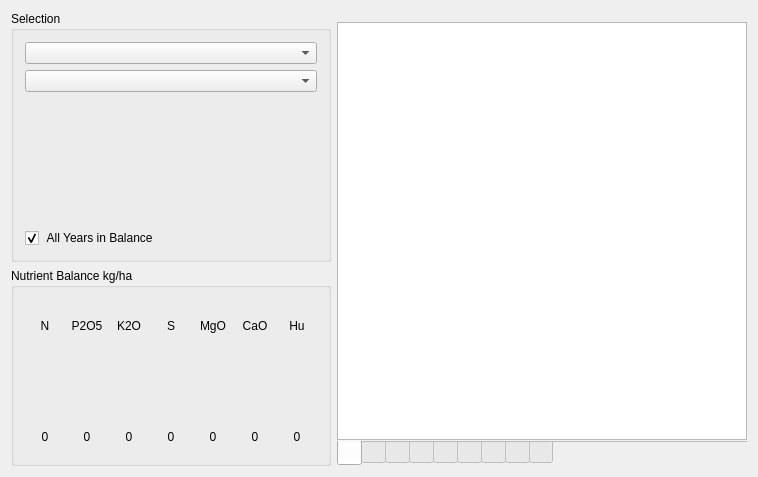
<?xml version="1.0" encoding="UTF-8"?>
<ui version="4.0">
 <class>FieldViewWidgetClass</class>
 <widget class="QWidget" name="FieldViewWidgetClass">
  <property name="geometry">
   <rect>
    <x>0</x>
    <y>0</y>
    <width>758</width>
    <height>477</height>
   </rect>
  </property>
  <property name="windowTitle">
   <string notr="true">FieldViewWidget</string>
  </property>
  <layout class="QGridLayout" name="gridLayout">
   <item row="0" column="0">
    <widget class="QGroupBox" name="groupBox_2">
     <property name="sizePolicy">
      <sizepolicy hsizetype="Fixed" vsizetype="Preferred">
       <horstretch>0</horstretch>
       <verstretch>0</verstretch>
      </sizepolicy>
     </property>
     <property name="minimumSize">
      <size>
       <width>320</width>
       <height>0</height>
      </size>
     </property>
     <property name="maximumSize">
      <size>
       <width>320</width>
       <height>16777215</height>
      </size>
     </property>
     <property name="title">
      <string>Selection</string>
     </property>
     <property name="flat">
      <bool>true</bool>
     </property>
     <layout class="QFormLayout" name="formLayout">
      <property name="fieldGrowthPolicy">
       <enum>QFormLayout::ExpandingFieldsGrow</enum>
      </property>
      <item row="1" column="0" colspan="2">
       <widget class="QComboBox" name="comboBoxYear">
        <property name="toolTip">
         <string>Year of harvest</string>
        </property>
       </widget>
      </item>
      <item row="2" column="0" colspan="2">
       <widget class="Label" name="lineEditCrop">
        <property name="minimumSize">
         <size>
          <width>0</width>
          <height>20</height>
         </size>
        </property>
        <property name="toolTip">
         <string>Production</string>
        </property>
        <property name="text">
         <string/>
        </property>
       </widget>
      </item>
      <item row="3" column="0" colspan="2">
       <widget class="Label" name="lineEditTyp">
        <property name="minimumSize">
         <size>
          <width>0</width>
          <height>20</height>
         </size>
        </property>
        <property name="toolTip">
         <string>Field use</string>
        </property>
        <property name="text">
         <string/>
        </property>
       </widget>
      </item>
      <item row="4" column="0" colspan="2">
       <widget class="Label" name="lineEditSize">
        <property name="minimumSize">
         <size>
          <width>0</width>
          <height>20</height>
         </size>
        </property>
        <property name="toolTip">
         <string>Size</string>
        </property>
        <property name="text">
         <string/>
        </property>
       </widget>
      </item>
      <item row="5" column="0" colspan="2">
       <widget class="Label" name="lineEditLot">
        <property name="minimumSize">
         <size>
          <width>0</width>
          <height>20</height>
         </size>
        </property>
        <property name="toolTip">
         <string>Lots</string>
        </property>
        <property name="text">
         <string/>
        </property>
       </widget>
      </item>
      <item row="6" column="0" colspan="2">
       <widget class="Label" name="labelEnvPrg">
        <property name="minimumSize">
         <size>
          <width>0</width>
          <height>20</height>
         </size>
        </property>
        <property name="toolTip">
         <string>Environmental programs</string>
        </property>
        <property name="text">
         <string/>
        </property>
       </widget>
      </item>
      <item row="7" column="0" colspan="2">
       <widget class="QCheckBox" name="cBFertBalanceYears">
        <property name="toolTip">
         <string>Include all harvest years in nutrient balance calculation</string>
        </property>
        <property name="text">
         <string> All Years in Balance</string>
        </property>
        <property name="checked">
         <bool>true</bool>
        </property>
       </widget>
      </item>
      <item row="0" column="0" colspan="2">
       <widget class="QComboBox" name="comboBoxFild">
        <property name="toolTip">
         <string>Field</string>
        </property>
        <property name="maxVisibleItems">
         <number>15</number>
        </property>
       </widget>
      </item>
     </layout>
    </widget>
   </item>
   <item row="0" column="1" rowspan="2">
    <widget class="QTabWidget" name="tabWidget">
     <property name="tabPosition">
      <enum>QTabWidget::South</enum>
     </property>
     <property name="currentIndex">
      <number>0</number>
     </property>
     <property name="iconSize">
      <size>
       <width>24</width>
       <height>24</height>
      </size>
     </property>
     <property name="documentMode">
      <bool>true</bool>
     </property>
     <property name="movable">
      <bool>true</bool>
     </property>
     <widget class="QWidget" name="tabSoil">
      <attribute name="icon">
       <iconset resource="res/res.qrc">
        <normaloff>:/pic/soilfield.png</normaloff>:/pic/soilfield.png</iconset>
      </attribute>
      <attribute name="title">
       <string/>
      </attribute>
      <attribute name="toolTip">
       <string>Tillage</string>
      </attribute>
      <layout class="QVBoxLayout" name="verticalLayout_5">
       <property name="leftMargin">
        <number>0</number>
       </property>
       <property name="rightMargin">
        <number>0</number>
       </property>
       <property name="bottomMargin">
        <number>0</number>
       </property>
       <item>
        <widget class="QTableView" name="tableViewSoil">
         <property name="editTriggers">
          <set>QAbstractItemView::NoEditTriggers</set>
         </property>
         <property name="selectionMode">
          <enum>QAbstractItemView::SingleSelection</enum>
         </property>
         <property name="selectionBehavior">
          <enum>QAbstractItemView::SelectRows</enum>
         </property>
         <property name="wordWrap">
          <bool>false</bool>
         </property>
        </widget>
       </item>
      </layout>
     </widget>
     <widget class="QWidget" name="tabMedw">
      <attribute name="icon">
       <iconset resource="res/res.qrc">
        <normaloff>:/pic/meadow.png</normaloff>:/pic/meadow.png</iconset>
      </attribute>
      <attribute name="title">
       <string/>
      </attribute>
      <attribute name="toolTip">
       <string>Grassland Action</string>
      </attribute>
      <layout class="QVBoxLayout" name="verticalLayout_8">
       <property name="leftMargin">
        <number>0</number>
       </property>
       <property name="rightMargin">
        <number>0</number>
       </property>
       <property name="bottomMargin">
        <number>0</number>
       </property>
       <item>
        <widget class="QTableView" name="tableViewMedw">
         <property name="editTriggers">
          <set>QAbstractItemView::NoEditTriggers</set>
         </property>
         <property name="selectionMode">
          <enum>QAbstractItemView::SingleSelection</enum>
         </property>
         <property name="selectionBehavior">
          <enum>QAbstractItemView::SelectRows</enum>
         </property>
         <property name="wordWrap">
          <bool>false</bool>
         </property>
        </widget>
       </item>
      </layout>
     </widget>
     <widget class="QWidget" name="tabDril">
      <attribute name="icon">
       <iconset resource="res/res.qrc">
        <normaloff>:/pic/crop.png</normaloff>:/pic/crop.png</iconset>
      </attribute>
      <attribute name="title">
       <string/>
      </attribute>
      <attribute name="toolTip">
       <string>Drilling&amp;Planting</string>
      </attribute>
      <layout class="QVBoxLayout" name="verticalLayout_3">
       <property name="leftMargin">
        <number>0</number>
       </property>
       <property name="rightMargin">
        <number>0</number>
       </property>
       <property name="bottomMargin">
        <number>0</number>
       </property>
       <item>
        <widget class="QTableView" name="tableViewDril">
         <property name="editTriggers">
          <set>QAbstractItemView::NoEditTriggers</set>
         </property>
         <property name="selectionMode">
          <enum>QAbstractItemView::SingleSelection</enum>
         </property>
         <property name="selectionBehavior">
          <enum>QAbstractItemView::SelectRows</enum>
         </property>
         <property name="wordWrap">
          <bool>false</bool>
         </property>
        </widget>
       </item>
      </layout>
     </widget>
     <widget class="QWidget" name="tabFert">
      <attribute name="icon">
       <iconset resource="res/res.qrc">
        <normaloff>:/pic/fert.png</normaloff>:/pic/fert.png</iconset>
      </attribute>
      <attribute name="title">
       <string/>
      </attribute>
      <attribute name="toolTip">
       <string>Fertilising</string>
      </attribute>
      <layout class="QVBoxLayout" name="verticalLayout_6">
       <property name="leftMargin">
        <number>0</number>
       </property>
       <property name="rightMargin">
        <number>0</number>
       </property>
       <property name="bottomMargin">
        <number>0</number>
       </property>
       <item>
        <widget class="QTableView" name="tableViewFert">
         <property name="editTriggers">
          <set>QAbstractItemView::NoEditTriggers</set>
         </property>
         <property name="selectionMode">
          <enum>QAbstractItemView::SingleSelection</enum>
         </property>
         <property name="selectionBehavior">
          <enum>QAbstractItemView::SelectRows</enum>
         </property>
         <property name="wordWrap">
          <bool>false</bool>
         </property>
        </widget>
       </item>
      </layout>
     </widget>
     <widget class="QWidget" name="tabPltr">
      <attribute name="icon">
       <iconset resource="res/res.qrc">
        <normaloff>:/pic/pltr.png</normaloff>:/pic/pltr.png</iconset>
      </attribute>
      <attribute name="title">
       <string/>
      </attribute>
      <attribute name="toolTip">
       <string>Plant Treatment</string>
      </attribute>
      <layout class="QVBoxLayout" name="verticalLayout_7">
       <property name="leftMargin">
        <number>0</number>
       </property>
       <property name="rightMargin">
        <number>0</number>
       </property>
       <property name="bottomMargin">
        <number>0</number>
       </property>
       <item>
        <widget class="QTableView" name="tableViewPltr">
         <property name="editTriggers">
          <set>QAbstractItemView::NoEditTriggers</set>
         </property>
         <property name="selectionMode">
          <enum>QAbstractItemView::SingleSelection</enum>
         </property>
         <property name="selectionBehavior">
          <enum>QAbstractItemView::SelectRows</enum>
         </property>
         <property name="wordWrap">
          <bool>false</bool>
         </property>
        </widget>
       </item>
      </layout>
     </widget>
     <widget class="QWidget" name="tabHarv">
      <attribute name="icon">
       <iconset resource="res/res.qrc">
        <normaloff>:/pic/cut.png</normaloff>:/pic/cut.png</iconset>
      </attribute>
      <attribute name="title">
       <string/>
      </attribute>
      <attribute name="toolTip">
       <string>Harvest</string>
      </attribute>
      <layout class="QVBoxLayout" name="verticalLayout_4">
       <property name="leftMargin">
        <number>0</number>
       </property>
       <property name="rightMargin">
        <number>0</number>
       </property>
       <property name="bottomMargin">
        <number>0</number>
       </property>
       <item>
        <widget class="QTableView" name="tableViewHarv">
         <property name="editTriggers">
          <set>QAbstractItemView::NoEditTriggers</set>
         </property>
         <property name="selectionMode">
          <enum>QAbstractItemView::SingleSelection</enum>
         </property>
         <property name="selectionBehavior">
          <enum>QAbstractItemView::SelectRows</enum>
         </property>
         <property name="wordWrap">
          <bool>false</bool>
         </property>
        </widget>
       </item>
      </layout>
     </widget>
     <widget class="QWidget" name="tabAnim">
      <attribute name="icon">
       <iconset resource="res/res.qrc">
        <normaloff>:/pic/cow.png</normaloff>:/pic/cow.png</iconset>
      </attribute>
      <attribute name="title">
       <string/>
      </attribute>
      <attribute name="toolTip">
       <string>Animal Action</string>
      </attribute>
      <layout class="QVBoxLayout" name="verticalLayout_9">
       <property name="leftMargin">
        <number>0</number>
       </property>
       <property name="rightMargin">
        <number>0</number>
       </property>
       <property name="bottomMargin">
        <number>0</number>
       </property>
       <item>
        <widget class="QTableView" name="tableViewAnim">
         <property name="editTriggers">
          <set>QAbstractItemView::NoEditTriggers</set>
         </property>
         <property name="selectionMode">
          <enum>QAbstractItemView::SingleSelection</enum>
         </property>
         <property name="selectionBehavior">
          <enum>QAbstractItemView::SelectRows</enum>
         </property>
         <property name="wordWrap">
          <bool>false</bool>
         </property>
        </widget>
       </item>
      </layout>
     </widget>
     <widget class="QWidget" name="tabSoilTest">
      <attribute name="icon">
       <iconset resource="res/res.qrc">
        <normaloff>:/pic/soiltesting22.png</normaloff>:/pic/soiltesting22.png</iconset>
      </attribute>
      <attribute name="title">
       <string notr="true"/>
      </attribute>
      <attribute name="toolTip">
       <string>Soil Sample</string>
      </attribute>
      <layout class="QVBoxLayout" name="verticalLayout_2">
       <property name="leftMargin">
        <number>0</number>
       </property>
       <property name="rightMargin">
        <number>0</number>
       </property>
       <property name="bottomMargin">
        <number>0</number>
       </property>
       <item>
        <widget class="QTableView" name="tableViewSoilTest">
         <property name="editTriggers">
          <set>QAbstractItemView::NoEditTriggers</set>
         </property>
         <property name="selectionMode">
          <enum>QAbstractItemView::SingleSelection</enum>
         </property>
         <property name="selectionBehavior">
          <enum>QAbstractItemView::SelectRows</enum>
         </property>
         <property name="wordWrap">
          <bool>false</bool>
         </property>
        </widget>
       </item>
      </layout>
     </widget>
     <widget class="QWidget" name="tabMisc">
      <attribute name="icon">
       <iconset resource="res/res.qrc">
        <normaloff>:/pic/comment.png</normaloff>:/pic/comment.png</iconset>
      </attribute>
      <attribute name="title">
       <string/>
      </attribute>
      <attribute name="toolTip">
       <string>Misc. Action</string>
      </attribute>
      <layout class="QVBoxLayout" name="verticalLayout_10">
       <property name="leftMargin">
        <number>0</number>
       </property>
       <property name="rightMargin">
        <number>0</number>
       </property>
       <property name="bottomMargin">
        <number>0</number>
       </property>
       <item>
        <widget class="QTableView" name="tableViewMisc">
         <property name="editTriggers">
          <set>QAbstractItemView::NoEditTriggers</set>
         </property>
         <property name="selectionMode">
          <enum>QAbstractItemView::SingleSelection</enum>
         </property>
         <property name="selectionBehavior">
          <enum>QAbstractItemView::SelectRows</enum>
         </property>
         <property name="wordWrap">
          <bool>false</bool>
         </property>
        </widget>
       </item>
      </layout>
     </widget>
    </widget>
   </item>
   <item row="1" column="0">
    <widget class="QGroupBox" name="groupBox">
     <property name="sizePolicy">
      <sizepolicy hsizetype="Fixed" vsizetype="Preferred">
       <horstretch>0</horstretch>
       <verstretch>0</verstretch>
      </sizepolicy>
     </property>
     <property name="minimumSize">
      <size>
       <width>320</width>
       <height>0</height>
      </size>
     </property>
     <property name="maximumSize">
      <size>
       <width>320</width>
       <height>16777215</height>
      </size>
     </property>
     <property name="title">
      <string>Nutrient Balance kg/ha</string>
     </property>
     <property name="flat">
      <bool>true</bool>
     </property>
     <layout class="QGridLayout" name="gridLayout_2">
      <property name="bottomMargin">
       <number>0</number>
      </property>
      <property name="horizontalSpacing">
       <number>2</number>
      </property>
      <item row="0" column="0">
       <layout class="QVBoxLayout" name="verticalLayout_11">
        <property name="spacing">
         <number>3</number>
        </property>
        <item>
         <widget class="NutLabel" name="label_2">
          <property name="text">
           <string notr="true">N</string>
          </property>
          <property name="alignment">
           <set>Qt::AlignCenter</set>
          </property>
         </widget>
        </item>
        <item>
         <widget class="FertBalanceFrame" name="frameN">
          <property name="maximumSize">
           <size>
            <width>40</width>
            <height>16777215</height>
           </size>
          </property>
         </widget>
        </item>
        <item>
         <widget class="NutLabel" name="labelN">
          <property name="text">
           <string notr="true">0</string>
          </property>
          <property name="alignment">
           <set>Qt::AlignCenter</set>
          </property>
         </widget>
        </item>
       </layout>
      </item>
      <item row="0" column="1">
       <layout class="QVBoxLayout" name="verticalLayout_19">
        <property name="spacing">
         <number>3</number>
        </property>
        <item>
         <widget class="NutLabel" name="label_10">
          <property name="text">
           <string notr="true">P2O5</string>
          </property>
          <property name="alignment">
           <set>Qt::AlignCenter</set>
          </property>
         </widget>
        </item>
        <item>
         <widget class="FertBalanceFrame" name="frameP2O5">
          <property name="maximumSize">
           <size>
            <width>40</width>
            <height>16777215</height>
           </size>
          </property>
         </widget>
        </item>
        <item>
         <widget class="NutLabel" name="labelP2O5">
          <property name="text">
           <string notr="true">0</string>
          </property>
          <property name="alignment">
           <set>Qt::AlignCenter</set>
          </property>
         </widget>
        </item>
       </layout>
      </item>
      <item row="0" column="2">
       <layout class="QVBoxLayout" name="verticalLayout_20">
        <property name="spacing">
         <number>3</number>
        </property>
        <item>
         <widget class="NutLabel" name="label_11">
          <property name="text">
           <string notr="true">K2O</string>
          </property>
          <property name="alignment">
           <set>Qt::AlignCenter</set>
          </property>
         </widget>
        </item>
        <item>
         <widget class="FertBalanceFrame" name="frameK2O">
          <property name="maximumSize">
           <size>
            <width>40</width>
            <height>16777215</height>
           </size>
          </property>
         </widget>
        </item>
        <item>
         <widget class="NutLabel" name="labelK2O">
          <property name="text">
           <string notr="true">0</string>
          </property>
          <property name="alignment">
           <set>Qt::AlignCenter</set>
          </property>
         </widget>
        </item>
       </layout>
      </item>
      <item row="0" column="3">
       <layout class="QVBoxLayout" name="verticalLayout_21">
        <property name="spacing">
         <number>3</number>
        </property>
        <item>
         <widget class="NutLabel" name="label_12">
          <property name="text">
           <string notr="true">S</string>
          </property>
          <property name="alignment">
           <set>Qt::AlignCenter</set>
          </property>
         </widget>
        </item>
        <item>
         <widget class="FertBalanceFrame" name="frameS">
          <property name="maximumSize">
           <size>
            <width>40</width>
            <height>16777215</height>
           </size>
          </property>
         </widget>
        </item>
        <item>
         <widget class="NutLabel" name="labelS">
          <property name="text">
           <string notr="true">0</string>
          </property>
          <property name="alignment">
           <set>Qt::AlignCenter</set>
          </property>
         </widget>
        </item>
       </layout>
      </item>
      <item row="0" column="4">
       <layout class="QVBoxLayout" name="verticalLayout_22">
        <property name="spacing">
         <number>3</number>
        </property>
        <item>
         <widget class="NutLabel" name="label_13">
          <property name="text">
           <string notr="true">MgO</string>
          </property>
          <property name="alignment">
           <set>Qt::AlignCenter</set>
          </property>
         </widget>
        </item>
        <item>
         <widget class="FertBalanceFrame" name="frameMgO">
          <property name="maximumSize">
           <size>
            <width>40</width>
            <height>16777215</height>
           </size>
          </property>
         </widget>
        </item>
        <item>
         <widget class="NutLabel" name="labelMgO">
          <property name="text">
           <string notr="true">0</string>
          </property>
          <property name="alignment">
           <set>Qt::AlignCenter</set>
          </property>
         </widget>
        </item>
       </layout>
      </item>
      <item row="0" column="5">
       <layout class="QVBoxLayout" name="verticalLayout_23">
        <property name="spacing">
         <number>3</number>
        </property>
        <item>
         <widget class="NutLabel" name="label_14">
          <property name="text">
           <string notr="true">CaO</string>
          </property>
          <property name="alignment">
           <set>Qt::AlignCenter</set>
          </property>
         </widget>
        </item>
        <item>
         <widget class="FertBalanceFrame" name="frameCaO">
          <property name="maximumSize">
           <size>
            <width>40</width>
            <height>16777215</height>
           </size>
          </property>
         </widget>
        </item>
        <item>
         <widget class="NutLabel" name="labelCaO">
          <property name="text">
           <string notr="true">0</string>
          </property>
          <property name="alignment">
           <set>Qt::AlignCenter</set>
          </property>
         </widget>
        </item>
       </layout>
      </item>
      <item row="0" column="6">
       <layout class="QVBoxLayout" name="verticalLayout_24">
        <property name="spacing">
         <number>3</number>
        </property>
        <item>
         <widget class="NutLabel" name="label_15">
          <property name="text">
           <string extracomment="Humus abbreviation (max 2 or 3 characters please)">Hu</string>
          </property>
          <property name="alignment">
           <set>Qt::AlignCenter</set>
          </property>
         </widget>
        </item>
        <item>
         <widget class="FertBalanceFrame" name="frameHumus">
          <property name="maximumSize">
           <size>
            <width>40</width>
            <height>16777215</height>
           </size>
          </property>
         </widget>
        </item>
        <item>
         <widget class="NutLabel" name="labelHumus">
          <property name="text">
           <string notr="true">0</string>
          </property>
          <property name="alignment">
           <set>Qt::AlignCenter</set>
          </property>
         </widget>
        </item>
       </layout>
      </item>
     </layout>
    </widget>
   </item>
  </layout>
 </widget>
 <layoutdefault spacing="6" margin="11"/>
 <customwidgets>
  <customwidget>
   <class>FertBalanceFrame</class>
   <extends>QFrame</extends>
   <header>fertbalanceframe.h</header>
   <container>1</container>
  </customwidget>
  <customwidget>
   <class>Label</class>
   <extends>QLabel</extends>
   <header>label.h</header>
  </customwidget>
  <customwidget>
   <class>NutLabel</class>
   <extends>QLabel</extends>
   <header>label.h</header>
  </customwidget>
 </customwidgets>
 <resources>
  <include location="res/res.qrc"/>
 </resources>
 <connections/>
</ui>
